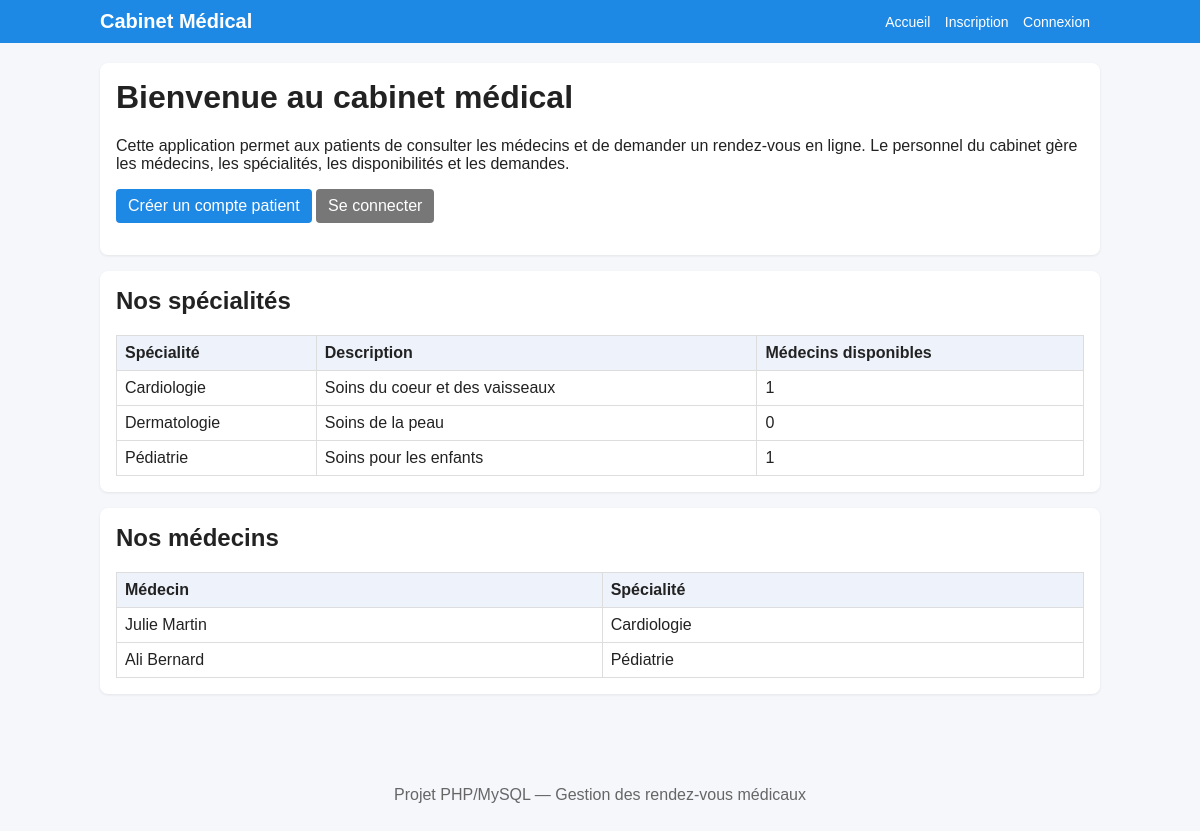
The page / on the database its author committed.
### tables this page shows
CREATE TABLE specialites (
    id INT AUTO_INCREMENT PRIMARY KEY,
    libelle VARCHAR(100) NOT NULL,
    description TEXT
);

CREATE TABLE utilisateurs (
    id INT AUTO_INCREMENT PRIMARY KEY,
    nom VARCHAR(100) NOT NULL,
    prenom VARCHAR(100) NOT NULL,
    email VARCHAR(150) NOT NULL UNIQUE,
    telephone VARCHAR(30) NOT NULL,
    mot_de_passe VARCHAR(255) NOT NULL,
    role ENUM('admin','medecin','patient') NOT NULL
);

### includes/fonctions.php (called while the page is built, shortened)
<?php
function e($value) {
    return htmlspecialchars($value ?? '', ENT_QUOTES, 'UTF-8');
}
function est_connecte() {
    return isset($_SESSION['user']);
}
?>

### index.php (the view, shortened to what this page needs)
<?php
require_once __DIR__ . '/config/database.php';
require_once __DIR__ . '/includes/header.php';
$specialites = $pdo->query("SELECT s.id, s.libelle, s.description, COUNT(m.id) AS nb_medecins
    FROM specialites s LEFT JOIN medecins m ON m.id_specialite = s.id AND m.actif = 1
    GROUP BY s.id ORDER BY s.libelle")->fetchAll();
$medecins = $pdo->query("SELECT u.nom, u.prenom, s.libelle AS specialite
    FROM medecins m
    JOIN utilisateurs u ON u.id = m.id_utilisateur
    JOIN specialites s ON s.id = m.id_specialite
    WHERE m.actif = 1
    ORDER BY s.libelle, u.nom, u.prenom")->fetchAll();
?>
<div class="card">
    <h1>Bienvenue au cabinet médical</h1>
    <p>Cette application permet aux patients de consulter les médecins et de demander un rendez-vous en ligne.
       Le personnel du cabinet gère les médecins, les spécialités, les disponibilités et les demandes.</p>
    <?php if (!est_connecte()): ?>
        <p><a class="btn" href="/cabinet_medical/inscription.php">Créer un compte patient</a>
           <a class="btn btn-secondary" href="/cabinet_medical/login.php">Se connecter</a></p>
    <?php endif; ?>
</div>
<div class="card">
    <h2>Nos spécialités</h2>
    <?php if (!$specialites): ?>
        <p>Aucune spécialité enregistrée pour le moment.</p>
    <?php else: ?>
        <table>
            <tr><th>Spécialité</th><th>Description</th><th>Médecins disponibles</th></tr>
            <?php foreach ($specialites as $s): ?>
                <tr>
                    <td><?php echo e($s['libelle']); ?></td>
                    <td><?php echo e($s['description']); ?></td>
                    <td><?php echo e($s['nb_medecins']); ?></td>
                </tr>
            <?php endforeach; ?>
        </table>
    <?php endif; ?>
</div>
<div class="card">
    <h2>Nos médecins</h2>
    <?php if (!$medecins): ?>
        <p>Aucun médecin disponible pour le moment.</p>
    <?php else: ?>
        <table>
            <tr><th>Médecin</th><th>Spécialité</th></tr>
            <?php foreach ($medecins as $m): ?>
                <tr>
                    <td><?php echo e($m['prenom'] . ' ' . $m['nom']); ?></td>
                    <td><?php echo e($m['specialite']); ?></td>
                </tr>
            <?php endforeach; ?>
        </table>
    <?php endif; ?>
</div>
<?php require_once __DIR__ . '/includes/footer.php'; ?>

### includes/header.php (shortened to what this page needs)
<?php
require_once __DIR__ . '/fonctions.php';
?>
<!DOCTYPE html>
<html lang="fr">
<head>
    <link rel="stylesheet" href="/cabinet_medical/assets/css/style.css">
</head>
<body>
<header class="topbar">
    <div class="container nav">
        <a class="brand" href="/cabinet_medical/index.php">Cabinet Médical</a>
        <nav>
            <a href="/cabinet_medical/index.php">Accueil</a>
            <?php if (!est_connecte()): ?>
                <a href="/cabinet_medical/inscription.php">Inscription</a>
                <a href="/cabinet_medical/login.php">Connexion</a>
            <?php elseif (a_role('medecin')): ?>
                <a href="/cabinet_medical/medecin/planning.php">Mon planning</a>
            <?php elseif (a_role('patient')): ?>
                <a href="/cabinet_medical/patient/profil.php">Mon espace</a>
                <a href="/cabinet_medical/patient/prendre_rdv.php">Prendre RDV</a>
                <a href="/cabinet_medical/patient/mes_rendez_vous.php">Mes rendez-vous</a>
            <?php endif; ?>
        </nav>
    </div>
</header>
<main class="container">

### includes/footer.php
</main>
<footer class="footer">
    <div class="container">
        <p>Projet PHP/MySQL — Gestion des rendez-vous médicaux</p>
    </div>
</footer>
</body>
</html>

### assets/css/style.css (style rules this page uses)
* { box-sizing: border-box; }
body { margin: 0; font-family: Arial, sans-serif; background: #f5f7fb; color: #222; }
.container { width: 95%; max-width: 1000px; margin: 0 auto; }
.topbar { background: #1e88e5; color: #fff; padding: 10px 0; }
.nav { display: flex; flex-wrap: wrap; align-items: center; justify-content: space-between; gap: 10px; }
.brand { color: #fff; text-decoration: none; font-weight: bold; font-size: 20px; }
nav a, nav .user { color: #fff; margin-right: 10px; text-decoration: none; font-size: 14px; }
main.container { padding: 20px 0 40px; }
.card { background: #fff; padding: 16px; border-radius: 8px; margin-bottom: 16px; box-shadow: 0 1px 3px rgba(0,0,0,0.08); }
h1, h2, h3 { margin-top: 0; }
table { width: 100%; border-collapse: collapse; background: #fff; }
th, td { border: 1px solid #ddd; padding: 8px; text-align: left; }
th { background: #eef3fb; }
button, .btn { background: #1e88e5; color: #fff; border: none; cursor: pointer; padding: 8px 12px; display: inline-block; width: auto; text-decoration: none; border-radius: 4px; }
.btn-secondary { background: #777; }
.footer { padding: 20px 0; color: #666; text-align: center; }

### rows shown on the page
specialites: libelle "Cardiologie", description "Soins du coeur et des vaisseaux", nb_medecins "1"
specialites: libelle "Dermatologie", description "Soins de la peau", nb_medecins "0"
specialites: libelle "Pédiatrie", description "Soins pour les enfants", nb_medecins "1"
utilisateurs: prenom+nom "Julie Martin", specialites.libelle "Cardiologie"
utilisateurs: prenom+nom "Ali Bernard", specialites.libelle "Pédiatrie"
